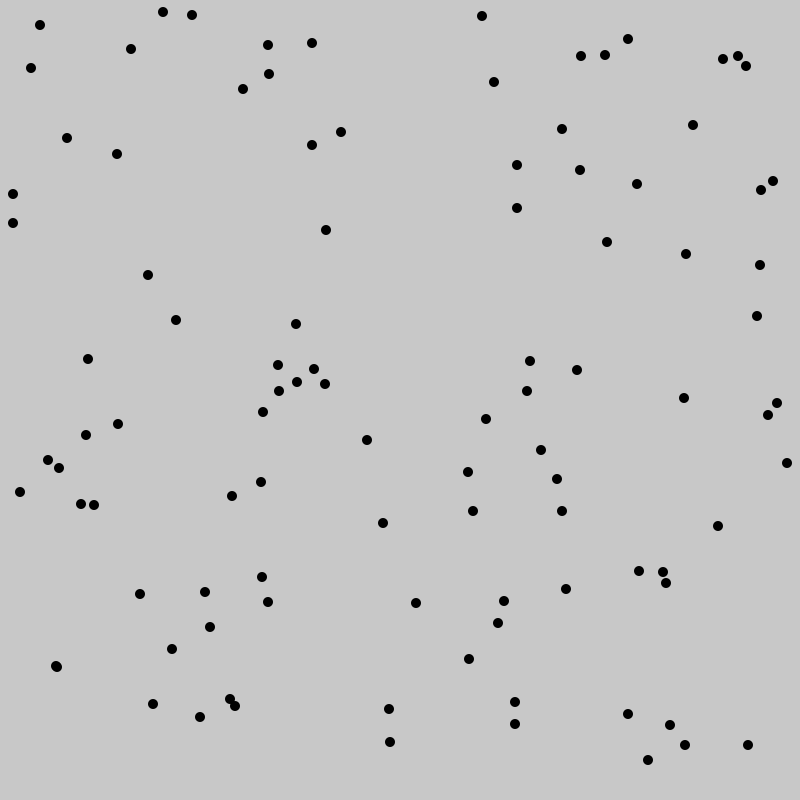
Frame 1 (no input)
Frame 60 (the mouse pressed at the canvas centre just before this capture): identical to frame 1, image omitted
Frame 120 (the mouse held since frame 60 and released just before this capture): identical to frame 1, image omitted

The Processing sketch that drew this single still picture (run headless with seeded random() and noise(); from frame 60 on, the mouse is pressed at the canvas centre):

// Processing sketch: ConvexHullOnionPeel
// ── ConvexHullOnionPeel.pde
import java.util.Comparator; //<>// //<>// //<>//

ArrayList<PVector> pointSet;
ArrayList<PVector> pointSetCopy;

ArrayList<ArrayList<PVector>> hullSetU;
ArrayList<ArrayList<PVector>> hullSetL;

boolean drawHullU = false;
boolean drawHullL = false;

int POINT_SIZE = 100;

void setup() {
  size(800, 800);
  hullSetU = new ArrayList<ArrayList<PVector>>();
  hullSetL = new ArrayList<ArrayList<PVector>>();

  pointSet = new ArrayList<PVector>(POINT_SIZE);
  for (int i = 0; i < POINT_SIZE; ++i) {
    pointSet.add(new PVector());
  }

  createRandomPointSet();
}

void draw() {
  background(200);
  drawRandomPointSet();

  if (drawHullU) {
    drawConvexHullU();
  }
  if (drawHullL) {
    drawConvexHullL();
  }
}

void drawRandomPointSet() {
  noStroke();
  fill(0);
  for (int i = 0; i < pointSet.size(); ++i) {
    ellipse(pointSet.get(i).x, pointSet.get(i).y, 10, 10);
  }
}

void createRandomPointSet() {
  for (PVector p : pointSet) {
    float x = random(width);// (randomGaussian() * width/9) + width/2;
    float y = random(height);//(randomGaussian() * height/9) + height/2;
    p.x = round(x);
    p.y = round(y);
  }

  hullSetU.clear();
  hullSetL.clear();

  pointSet.sort(new SortByXCord());
  pointSetCopy = (ArrayList<PVector>)pointSet.clone();
  
  computeCH(pointSetCopy);
  
}


void computeCH(ArrayList<PVector> pSet) {

  int HIndex = 0;
  while (pSet.size() > 2) 
  {
    hullSetU.add(new ArrayList<PVector>());
    hullSetL.add(new ArrayList<PVector>());

    // Compute Hull
    computeConvexHullSet(pSet, hullSetU.get(HIndex), hullSetL.get(HIndex)); 

    // Delete U Nodes from pSet
    for (int i = 0, j = 0; i < hullSetU.get(HIndex).size() && j < pSet.size(); ++i) { //<>//
      while (j < pSet.size() && pSet.get(j).x < hullSetU.get(HIndex).get(i).x) {
        ++j;
      }    
      if (j < pSet.size() && pSet.get(j) == hullSetU.get(HIndex).get(i)) {
        pSet.remove(j);
      }
    }

    // Delete L Nodes //<>//
    for (int i = hullSetL.get(HIndex).size() - 1, j = 0; i >= 0 && j < pSet.size(); --i) {
      while (j < pSet.size() && pSet.get(j).x < hullSetL.get(HIndex).get(i).x) {
        ++j;
      }    
      if (j < pSet.size() && pSet.get(j) == hullSetL.get(HIndex).get(i)) {
        pSet.remove(j);
      }
    }

    HIndex++;
  }
}


// Compute the convex Hull
void computeConvexHullSet(ArrayList<PVector> pSet, ArrayList<PVector> U, ArrayList<PVector> L) {
  // Sort Point Set
  int size = pSet.size();

  U.add(pSet.get(0));
  U.add(pSet.get(1));
  int j = U.size() -1;

  // Iterate through point set in order to build hull
  for (int i = 2; i < size; ++i) {
    U.add(pSet.get(i));
    ++j;

    while ( j >= 2 && checkCrossProduct(U.get(j), U.get(j - 1), U.get(j - 2))) {
      U.remove(j-1);  
      --j;
    }
  }

  // Iterate throw lower halve
  L.add(pSet.get(size - 1));
  L.add(pSet.get(size - 2));
  int k = L.size() - 1;

  for (int i = size - 1; i >= 0; --i) {
    L.add(pSet.get(i));
    ++k;

    while ( k >= 2 && checkCrossProduct(L.get(k), L.get(k - 1), L.get(k - 2))) {
      L.remove(k-1);  
      --k;
    }
  }
}

float dRes = 0;
// Calculate cross product and determine left turns (Positive Angle)
boolean checkCrossProduct(PVector p1, PVector p2, PVector p3) {
  dRes = ((p2.x - p1.x)*(p3.y - p1.y)) - ((p2.y - p1.y)*(p3.x - p1.x));
  return ((p2.x - p1.x)*(p3.y - p1.y)) - ((p2.y - p1.y)*(p3.x - p1.x)) >= 0;
}


// Draw Convex Hull
void drawConvexHullU() {
  int size = hullSetU.size();
  for (int j = 0; j < size; ++j) {
    ArrayList<PVector> pVec =  hullSetU.get(j);
    for (int i = 0; i < pVec.size() -1 ; ++i) {
      PVector b = pVec.get(i);
      PVector e = pVec.get(i + 1);
      stroke(0);
      line(b.x, b.y, e.x, e.y);
    }
  }
}
void drawConvexHullL() {
  int size = hullSetL.size();
  for (int j = 0; j < size; ++j) {
    ArrayList<PVector> pVec =  hullSetL.get(j);
    for (int i = 0; i < pVec.size() - 1; ++i) {
      PVector b = pVec.get(i);
      PVector e = pVec.get(i + 1);
      stroke(0);
      line(b.x, b.y, e.x, e.y);
    }
  }
}

void keyPressed() {
  if (key == 'r') {
    createRandomPointSet();
  }

  if (key == 'u') {
    if (drawHullU) {
      drawHullU = false;
    } else {
      drawHullU = true;
    }
  }

  if (key == 'l') {
    if (drawHullL) {
      drawHullL = false;
    } else {
      drawHullL = true;
    }
  }
}

class SortByXCord implements Comparator<PVector> {
  //@Override
  public int compare(PVector p1, PVector p2) {
    if (p1.x < p2.x) {
      return -1;
    } else if (p1.x > p2.x) {
      return 1;
    }

    return 0;
  }
}
